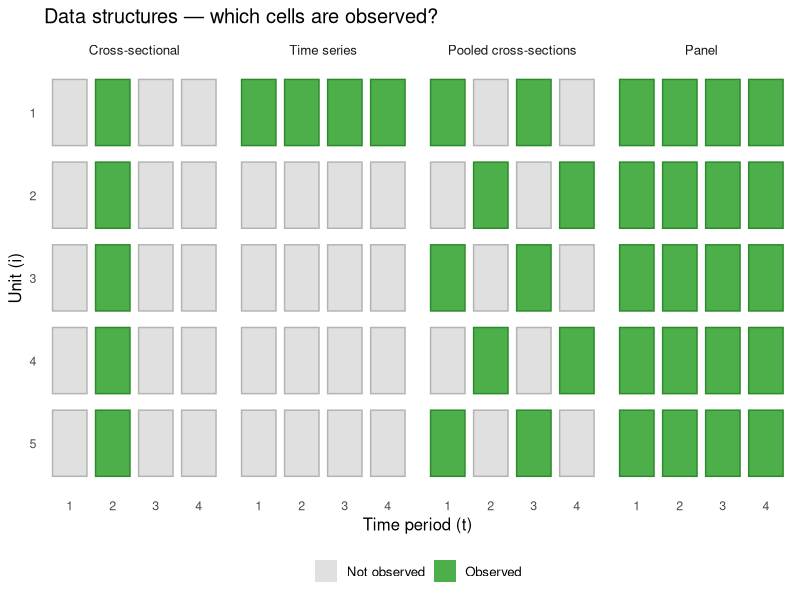
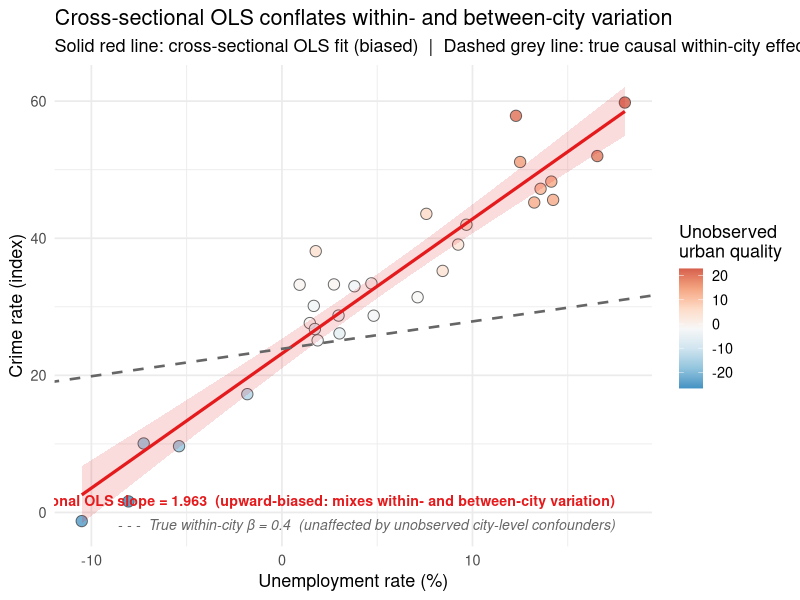
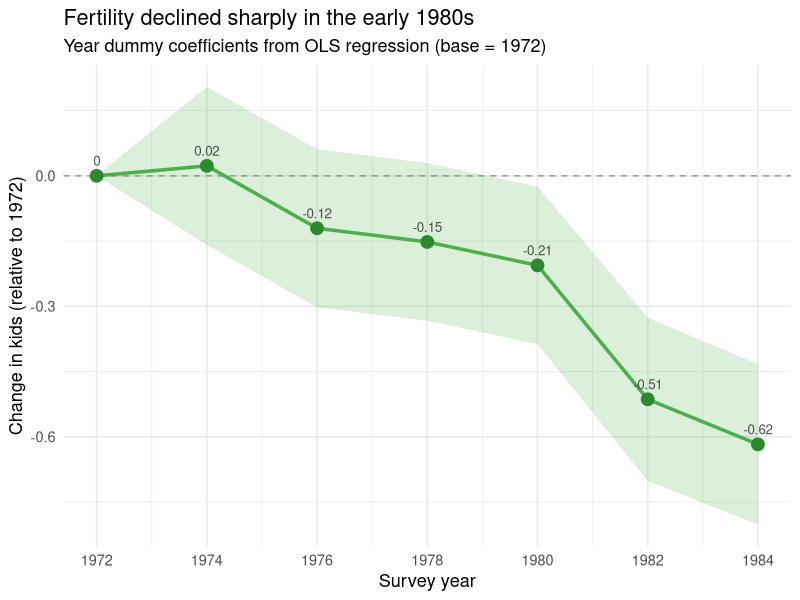
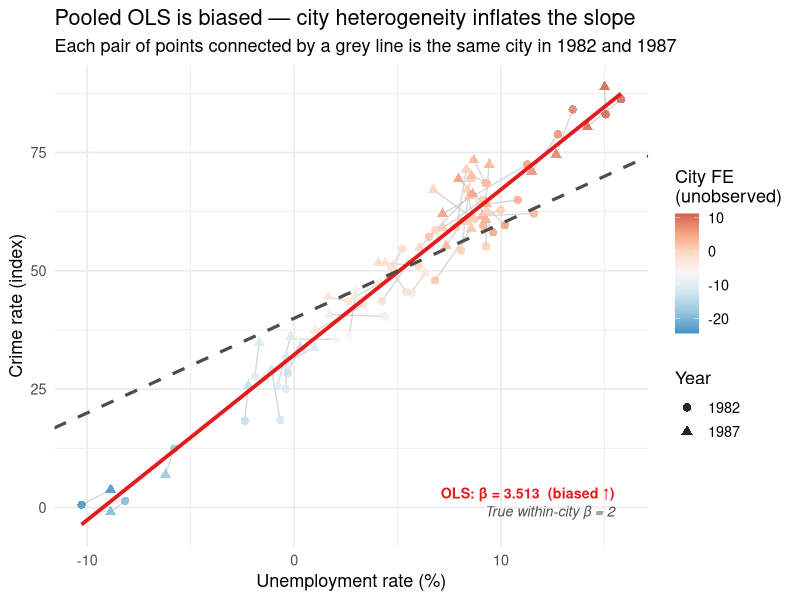
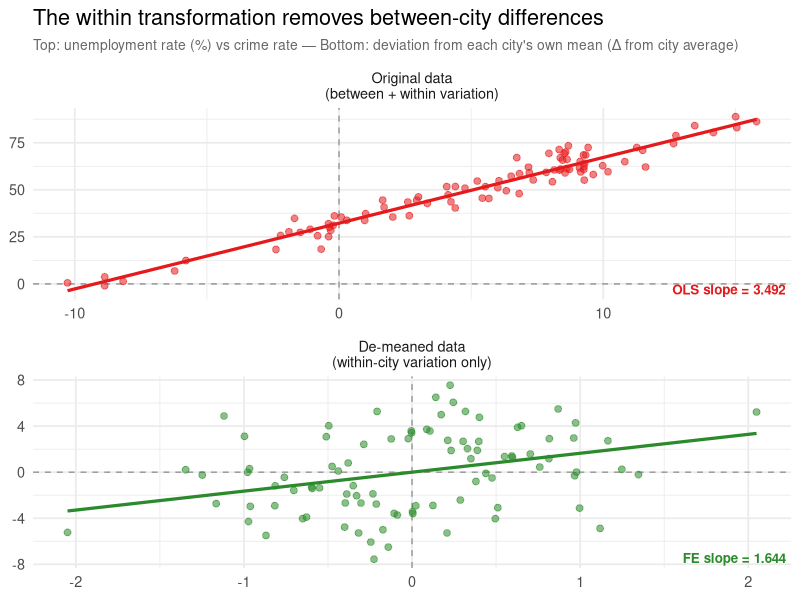
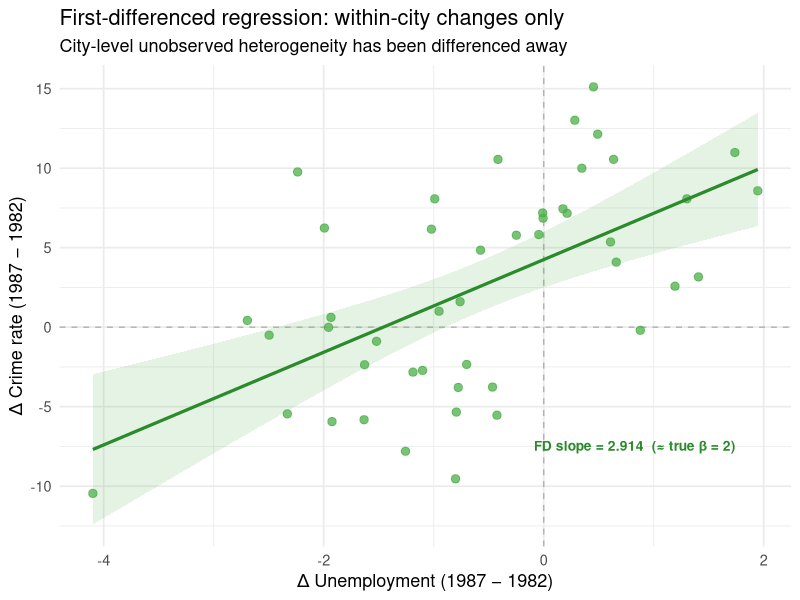

These figures' R source, in order:
## ---- chunk 1
#| code-fold: true
#| code-summary: "Load packages"
library(tidyverse)
library(plm)
library(knitr)
library(RColorBrewer)
library(broom)
library(lmtest)
library(sandwich)

pal_main  <- brewer.pal(8, "Set2")
pal_rdbu  <- brewer.pal(11, "RdBu")
## ---- chunk 2
#| code-fold: true
#| code-summary: "Data structure comparison"

tibble(
  `Data type`        = c("Cross-sectional", "Time series",
                         "Pooled cross-sections", "Panel / longitudinal"),
  `Units ($N$)`      = c("Many", "One", "Many (different)", "Many (same)"),
  `Time periods ($T$)` = c("One", "Many", "Many", "Many"),
  `Same units tracked?` = c("—", "n/a", "No", "Yes"),
  `Controls unobserved heterogeneity?` = c("No", "No", "No", "Yes (FE/RE)")
) |>
  kable(align = "lcccc",
        caption = "Table 1 — Taxonomy of common data structures in quantitative social science")
## ---- chunk 3
#| code-fold: true
#| code-summary: "Visual comparison of data structures"
#| fig-cap: "Figure 1 — Four data structures: each row is a unit, each column a time period. Filled squares = observed; open squares = not observed or different units."
#| fig-height: 4.5

# Grid visualisation: rows = units (i), columns = time periods (t)
expand_grid(type = factor(c("Cross-sectional", "Time series",
                             "Pooled cross-sections", "Panel"),
                           levels = c("Cross-sectional", "Time series",
                                      "Pooled cross-sections", "Panel")),
            i = 1:5, t = 1:4) |>
  mutate(
    observed = case_when(
      type == "Cross-sectional"    & t == 2              ~ TRUE,
      type == "Time series"        & i == 1              ~ TRUE,
      type == "Pooled cross-sections"                     ~ (i + t) %% 2 == 0,
      type == "Panel"                                     ~ TRUE,
      TRUE ~ FALSE
    ),
    same_unit = case_when(
      type == "Pooled cross-sections" ~ "Different units each wave",
      type == "Panel"                 ~ "Same units across waves",
      TRUE ~ NA_character_
    )
  ) |>
  ggplot(aes(x = factor(t), y = factor(i, levels = 5:1),
             fill = observed, colour = observed)) +
  geom_tile(linewidth = 0.5, width = 0.8, height = 0.8) +
  scale_fill_manual(values  = c("TRUE" = "#4DAF4A", "FALSE" = "grey88"),
                    labels  = c("TRUE" = "Observed", "FALSE" = "Not observed"),
                    name    = NULL) +
  scale_colour_manual(values = c("TRUE" = "#2b8a2b", "FALSE" = "grey70"),
                      guide  = "none") +
  facet_wrap(~ type, ncol = 4) +
  labs(x = "Time period (t)", y = "Unit (i)",
       title = "Data structures — which cells are observed?") +
  theme_minimal(base_size = 12) +
  theme(legend.position = "bottom",
        panel.grid = element_blank(),
        axis.text = element_text(size = 9))
## ---- chunk 4
#| code-fold: true
#| code-summary: "What panel data looks like in R"

# Simulate a small balanced panel: 4 countries × 5 years
set.seed(1)
panel_demo <- expand_grid(
  country = c("UK", "France", "Germany", "Spain"),
  year    = 2018:2022
) |>
  mutate(
    gdp_growth = round(rnorm(n(), mean = 1.8, sd = 1.2), 2),
    unemployment = round(runif(n(), 4, 12), 1)
  )

kable(panel_demo,
      col.names = c("Country (i)", "Year (t)", "GDP growth (%)", "Unemployment (%)"),
      align = "cccc",
      caption = "Table 2 — A balanced panel: 4 countries × 5 years = 20 observations")
## ---- chunk 5
#| code-fold: true
#| code-summary: "Balanced vs unbalanced panel"

# Introduce missingness to make it unbalanced
panel_unbal <- panel_demo |>
  filter(!(country == "Spain"  & year %in% c(2021, 2022)),
         !(country == "France" & year == 2018))

obs_count <- panel_unbal |>
  count(country, name = "Observations")

kable(obs_count,
      col.names = c("Country", "Observations (of 5 possible)"),
      align = "lc",
      caption = "Table 3 — Unbalanced panel: not every unit observed at every wave")
## ---- chunk 6
#| code-fold: true
#| code-summary: "Simulate omitted variable bias in cross-section"
#| fig-cap: "Figure 2 — Cross-sectional OLS is upward-biased when unobserved quality is positively correlated with the predictor. The true within-unit relationship (dashed) is much flatter."
#| fig-height: 4.5

set.seed(42)
true_beta   <- 0.4     # true effect of unemployment on crime
n_cities    <- 30
n_periods   <- 1       # cross-section only for now

# City-level unobserved factors (urban density, historical disadvantage, etc.)
# Positively correlated with unemployment
city_quality <- rnorm(n_cities, 0, 10)
unem_cs      <- 5 + 0.6 * city_quality + rnorm(n_cities, 0, 2)  # endogenous!
crime_cs     <- 30 + city_quality + true_beta * unem_cs + rnorm(n_cities, 0, 3)

df_ovb <- tibble(city = 1:n_cities, unem = unem_cs, crime = crime_cs,
                 quality = city_quality)

ols_cs  <- lm(crime ~ unem, data = df_ovb)
beta_cs <- round(coef(ols_cs)["unem"], 3)

ggplot(df_ovb, aes(x = unem, y = crime)) +
  geom_point(aes(fill = quality), shape = 21, size = 3.5, alpha = 0.85,
             colour = "grey30") +
  geom_smooth(method = "lm", se = TRUE, colour = "#E41A1C",
              fill = "#E41A1C", alpha = 0.15, linewidth = 1.1) +
  geom_abline(intercept = coef(ols_cs)[1] + mean(city_quality),
              slope = true_beta,
              linetype = "dashed", colour = "grey40", linewidth = 0.9) +
  scale_fill_gradientn(colours = rev(pal_rdbu[3:9]),
                       name = "Unobserved\nurban quality") +
  annotate("text", x = max(unem_cs) - 0.5, y = min(crime_cs) + 3,
           label = paste0("\u2014  Cross-sectional OLS slope = ", beta_cs,
                          "  (upward-biased: mixes within- and between-city variation)"),
           colour = "#E41A1C", fontface = "bold", size = 3.6, hjust = 1) +
  annotate("text", x = max(unem_cs) - 0.5, y = min(crime_cs) - 0.5,
           label = paste0("- - -  True within-city \u03b2 = ", true_beta,
                          "  (unaffected by unobserved city-level confounders)"),
           colour = "grey40", fontface = "italic", size = 3.6, hjust = 1) +
  labs(x = "Unemployment rate (%)", y = "Crime rate (index)",
       title = "Cross-sectional OLS conflates within- and between-city variation",
       subtitle = "Solid red line: cross-sectional OLS fit (biased)  |  Dashed grey line: true causal within-city effect") +
  theme_minimal(base_size = 13)
## ---- chunk 7
#| code-fold: true
#| code-summary: "Simulate FERTIL1-like data"

set.seed(2024)

# ~1,100 women, surveyed in even years 1972-1984 (pooled cross-section)
n_total <- 1100
years_f <- c(1972, 1974, 1976, 1978, 1980, 1982, 1984)

# Year-specific baseline fertility (declining sharply post-1980)
year_effect <- c(0, -0.03, -0.07, -0.10, -0.18, -0.52, -0.54)
names(year_effect) <- as.character(years_f)

df_fertil <- tibble(
  id   = 1:n_total,
  year = sample(years_f, n_total, replace = TRUE),
  educ = round(pmax(0, pmin(20, rnorm(n_total, 12.5, 2.5)))),
  age  = round(runif(n_total, 35, 55)),
  black = rbinom(n_total, 1, 0.12),
  east  = rbinom(n_total, 1, 0.2),
  west  = rbinom(n_total, 1, 0.2)
) |>
  mutate(
    yr_eff = year_effect[as.character(year)],
    # True DGP: kids = f(educ, age, time trend) + noise
    kids_raw = 3.5 - 0.13 * educ +
               0.18 * (age - 35) - 0.004 * (age - 35)^2 +
               0.3 * black + yr_eff +
               rnorm(n_total, 0, 0.8),
    kids = pmax(0, round(kids_raw))
  )

# Add year dummies and run regression
df_fertil <- df_fertil |>
  mutate(year_f = factor(year, levels = sort(unique(year))))

mod_fertil <- lm(kids ~ year_f + educ + age + I(age^2) + black + east + west,
                 data = df_fertil)
## ---- chunk 8
#| code-fold: true
#| code-summary: "Extract and plot year-dummy coefficients"
#| fig-cap: "Figure 3 — Year dummy coefficients: net change in completed fertility relative to 1972, after controlling for education, age, and demographics."
#| fig-height: 4

coef_df <- broom::tidy(mod_fertil, conf.int = TRUE) |>
  filter(str_starts(term, "year_f")) |>
  mutate(year = as.integer(str_remove(term, "year_f")))

# Add 1972 reference (0 by construction)
coef_df <- bind_rows(
  tibble(year = 1972, estimate = 0, conf.low = 0, conf.high = 0),
  coef_df
)

ggplot(coef_df, aes(x = year, y = estimate)) +
  geom_hline(yintercept = 0, linetype = "dashed", colour = "grey60") +
  geom_ribbon(aes(ymin = conf.low, ymax = conf.high),
              fill = "#4DAF4A", alpha = 0.2) +
  geom_line(colour = "#4DAF4A", linewidth = 1.2) +
  geom_point(size = 4, colour = "#2b8a2b") +
  geom_text(aes(label = round(estimate, 2)),
            vjust = -1, size = 3.4, colour = "grey30") +
  scale_x_continuous(breaks = years_f) +
  labs(x = "Survey year", y = "Change in kids (relative to 1972)",
       title = "Fertility declined sharply in the early 1980s",
       subtitle = "Year dummy coefficients from OLS regression (base = 1972)") +
  theme_minimal(base_size = 13)
## ---- chunk 9
#| code-fold: true
#| code-summary: "Interpretation table"

broom::tidy(mod_fertil) |>
  filter(term %in% c("educ", "age", "I(age^2)", "black",
                     "year_f1982", "year_f1984")) |>
  mutate(term = recode(term,
    educ = "Education (years)", age = "Age", `I(age^2)` = "Age²",
    black = "Black (=1)", year_f1982 = "Year = 1982", year_f1984 = "Year = 1984")) |>
  select(Term = term, `β̂` = estimate, SE = std.error, `p-value` = p.value) |>
  mutate(across(where(is.numeric), \(x) round(x, 4))) |>
  kable(align = "lccc",
        caption = "Table 4 — Selected coefficients from fertility regression")
## ---- chunk 10
#| code-fold: true
#| code-summary: "Simulate CRIME2-like two-period panel (46 US cities)"

set.seed(99)
true_beta_crime <- 2.0   # true within-city effect of unemployment on crime
n_cities_c      <- 46

# Unobserved city quality (structural disadvantage) — positively
# correlated with unemployment AND crime
city_fe <- rnorm(n_cities_c, 0, 8)

# Labour input matrix: period 1 (1982) and period 2 (1987)
unem_82 <- 7 + 0.7 * city_fe + rnorm(n_cities_c, 0, 1.5)
unem_87 <- unem_82 + rnorm(n_cities_c, -0.5, 1.2)   # slight drop by 1987

# Crime rate: driven by city FE + unemployment + noise
crime_82 <- 40 + city_fe + true_beta_crime * unem_82 + rnorm(n_cities_c, 0, 4)
crime_87 <- 40 + city_fe + true_beta_crime * unem_87 +
            5 +  # national crime rise 1982-1987 (d87 = 1)
            rnorm(n_cities_c, 0, 4)

df_crime <- tibble(
  city  = rep(1:n_cities_c, 2),
  year  = rep(c(1982, 1987), each = n_cities_c),
  d87   = rep(c(0, 1), each = n_cities_c),
  unem  = c(unem_82, unem_87),
  crime = c(crime_82, crime_87),
  city_fe = rep(city_fe, 2)
)
## ---- chunk 11
#| code-fold: true
#| code-summary: "Run pooled OLS and display results"

mod_pooled <- lm(crime ~ d87 + unem, data = df_crime)
beta_pool  <- round(coef(mod_pooled)["unem"], 3)

tibble(
  Estimator    = "Pooled OLS",
  `β̂ (unem)`  = beta_pool,
  `True β`     = true_beta_crime,
  Bias         = round(beta_pool - true_beta_crime, 3),
  Note         = "Between + within variation (contaminated by aᵢ)"
) |>
  kable(align = "lcccc",
        caption = "Table 5 — Pooled OLS: biased because city heterogeneity is omitted")
## ---- chunk 12
#| code-fold: true
#| code-summary: "Visualise pooled OLS bias"
#| fig-cap: "Figure 4 — Pooled OLS conflates cross-city differences (driven by unobserved city quality) with within-city changes. The true within-city slope (dashed) is much flatter."
#| fig-height: 5

df_crime_means <- df_crime |>
  group_by(city) |>
  mutate(mean_unem = mean(unem), mean_crime = mean(crime)) |>
  ungroup()

ggplot(df_crime_means, aes(x = unem, y = crime)) +
  # Connect two observations of the same city with thin grey lines
  geom_line(aes(group = city), colour = "grey75", linewidth = 0.5, alpha = 0.6) +
  # Year points
  geom_point(aes(shape = factor(year), colour = city_fe),
             size = 2.5, alpha = 0.85) +
  # Pooled OLS
  geom_smooth(method = "lm", se = FALSE, colour = "#E41A1C",
              linewidth = 1.3, linetype = "solid") +
  # True within-city slope through grand mean
  geom_abline(
    intercept = mean(df_crime$crime) - true_beta_crime * mean(df_crime$unem),
    slope = true_beta_crime,
    colour = "grey30", linewidth = 1.1, linetype = "dashed"
  ) +
  scale_colour_gradientn(colours = rev(pal_rdbu[3:9]),
                         name = "City FE\n(unobserved)") +
  scale_shape_manual(values = c("1982" = 16, "1987" = 17), name = "Year") +
  annotate("text", x = max(df_crime$unem) - 0.3,
           y = min(df_crime$crime) + 4,
           label = paste0("OLS: β̂ = ", beta_pool, "  (biased ↑)"),
           colour = "#E41A1C", fontface = "bold", size = 3.6, hjust = 1) +
  annotate("text", x = max(df_crime$unem) - 0.3,
           y = min(df_crime$crime) + 0.2,
           label = paste0("True within-city β = ", true_beta_crime),
           colour = "grey30", fontface = "italic", size = 3.6, hjust = 1) +
  labs(x = "Unemployment rate (%)", y = "Crime rate (index)",
       title = "Pooled OLS is biased — city heterogeneity inflates the slope",
       subtitle = "Each pair of points connected by a grey line is the same city in 1982 and 1987") +
  theme_minimal(base_size = 13)
## ---- chunk 13
#| code-fold: true
#| code-summary: "Demonstrate the within (de-meaning) transformation on crime data"

# Show the demeaning step-by-step for first 5 cities
df_demean_demo <- df_crime |>
  group_by(city) |>
  mutate(
    unem_mean  = mean(unem),
    crime_mean = mean(crime),
    unem_dm    = unem  - unem_mean,
    crime_dm   = crime - crime_mean
  ) |>
  ungroup()

# Display a few rows
df_demean_demo |>
  filter(city <= 4) |>
  select(city, year, unem, unem_mean, unem_dm, crime, crime_mean, crime_dm) |>
  mutate(across(where(is.numeric), \(x) round(x, 2))) |>
  kable(col.names = c("City", "Year", "Unem", "Ū_i", "Unem − Ū_i",
                      "Crime", "C̄_i", "Crime − C̄_i"),
        align = "cccccccc",
        caption = "Table 6 — De-meaning: each observation expressed as deviation from its city mean")
## ---- chunk 14
#| code-fold: true
#| code-summary: "Plot original vs de-meaned data"
#| fig-cap: "Figure 5 — The within transformation. **Top panel:** raw data in which each point is one city-year observation. The OLS regression line (red) conflates differences *between* cities (e.g. high-crime cities may always have high unemployment) with changes *within* cities over time. **Bottom panel:** after de-meaning, each point shows how far that city-year deviates from its own time-average — the origin (0, 0) represents a city's average unemployment and average crime rate. The FE regression line (green) passes through the origin by construction and is estimated purely from within-city year-on-year changes, with all time-constant city characteristics removed."
#| fig-height: 7

mod_fe_dm  <- lm(crime_dm ~ unem_dm, data = df_demean_demo)
beta_fe_dm <- round(coef(mod_fe_dm)["unem_dm"], 3)

# Build a label data frame for the FE slope annotation (bottom panel only)
label_df <- data.frame(
  x     = Inf,
  y     = -Inf,
  label = paste0("FE slope = ", beta_fe_dm),
  panel = factor(
    "De-meaned data\n(within-city variation only)",
    levels = c("Original data\n(between + within variation)",
               "De-meaned data\n(within-city variation only)")
  )
)

# Build a label data frame for the OLS slope annotation (top panel only)
mod_ols    <- lm(crime ~ unem, data = df_crime)
beta_ols   <- round(coef(mod_ols)["unem"], 3)
label_ols_df <- data.frame(
  x     = Inf,
  y     = -Inf,
  label = paste0("OLS slope = ", beta_ols),
  panel = factor(
    "Original data\n(between + within variation)",
    levels = c("Original data\n(between + within variation)",
               "De-meaned data\n(within-city variation only)")
  )
)

# Combine original and de-meaned data into one long frame for faceting
df_plot_combined <- bind_rows(
  df_crime |>
    transmute(x = unem, y = crime,
              panel = "Original data\n(between + within variation)"),
  df_demean_demo |>
    transmute(x = unem_dm, y = crime_dm,
              panel = "De-meaned data\n(within-city variation only)")
) |>
  mutate(panel = factor(panel,
                        levels = c("Original data\n(between + within variation)",
                                   "De-meaned data\n(within-city variation only)")))

ggplot(df_plot_combined, aes(x = x, y = y)) +
  # Reference lines at zero for the de-meaned panel:
  # x = 0 means "unemployment is at this city's average"; y = 0 means "crime is at this city's average"
  geom_hline(data = \(d) filter(d, str_detect(panel, "De-meaned")),
             yintercept = 0, colour = "grey60", linetype = "dashed", linewidth = 0.5) +
  geom_vline(data = \(d) filter(d, str_detect(panel, "De-meaned")),
             xintercept = 0, colour = "grey60", linetype = "dashed", linewidth = 0.5) +
  geom_point(aes(colour = panel), alpha = 0.55, size = 2) +
  # Regression line: pooled OLS on raw data (top) vs FE / within estimator on de-meaned data (bottom)
  geom_smooth(method = "lm", se = FALSE,
              aes(colour = panel), linewidth = 1.1) +
  scale_colour_manual(values = c(
    "Original data\n(between + within variation)"  = "#E41A1C",
    "De-meaned data\n(within-city variation only)" = "#2b8a2b"
  ), guide = "none") +
  # Annotate slopes in the corner of each panel
  geom_text(data = label_ols_df, aes(x = x, y = y, label = label),
            colour = "#E41A1C", fontface = "bold", size = 3.4,
            hjust = 1.05, vjust = -0.5, inherit.aes = FALSE) +
  geom_text(data = label_df, aes(x = x, y = y, label = label),
            colour = "#2b8a2b", fontface = "bold", size = 3.4,
            hjust = 1.05, vjust = -0.5, inherit.aes = FALSE) +
  facet_wrap(~ panel, ncol = 1, scales = "free") +
  labs(
    x     = NULL,
    y     = NULL,
    title = "The within transformation removes between-city differences",
    # Shared axis hint placed via subtitle; actual labels set per-panel below
    subtitle = "Top: unemployment rate (%) vs crime rate — Bottom: deviation from each city's own mean (Δ from city average)"
  ) +
  theme_minimal(base_size = 13) +
  theme(plot.subtitle = element_text(size = 10, colour = "grey40"))
## ---- chunk 15
#| code-fold: true
#| code-summary: "Implement first differencing on crime panel"

# Reshape to wide, compute differences
df_fd <- df_crime |>
  select(city, year, unem, crime) |>
  pivot_wider(names_from = year, values_from = c(unem, crime)) |>
  mutate(
    delta_unem  = unem_1987  - unem_1982,
    delta_crime = crime_1987 - crime_1982
  )

mod_fd     <- lm(delta_crime ~ delta_unem, data = df_fd)
beta_fd    <- round(coef(mod_fd)["delta_unem"], 3)

# Within (FE) via plm for comparison
pdata_c    <- pdata.frame(df_crime, index = c("city", "year"))
mod_fe_plm <- plm(crime ~ unem + d87, data = pdata_c, model = "within")
beta_fe_c  <- round(coef(mod_fe_plm)["unem"], 3)

tibble(
  Estimator = c("Pooled OLS", "First Difference", "Fixed Effects (within)"),
  `β̂ (unem)` = c(beta_pool, beta_fd, beta_fe_c),
  `True β`   = true_beta_crime,
  Bias       = round(c(beta_pool, beta_fd, beta_fe_c) - true_beta_crime, 3),
  Equivalence = c("—",
                  "= FE for T = 2",
                  "= FD for T = 2")
) |>
  kable(align = "lcccc",
        caption = "Table 7 — First Difference and FE are numerically identical when T = 2")
## ---- chunk 16
#| code-fold: true
#| code-summary: "Plot first-differenced data"
#| fig-cap: "Figure 6 — First-differenced regression: changes in unemployment predict changes in crime. Comparing cities to themselves eliminates all time-constant confounders."
#| fig-height: 4

ggplot(df_fd, aes(x = delta_unem, y = delta_crime)) +
  geom_hline(yintercept = 0, colour = "grey70", linetype = "dashed") +
  geom_vline(xintercept = 0, colour = "grey70", linetype = "dashed") +
  geom_point(colour = "#4DAF4A", alpha = 0.75, size = 2.5) +
  geom_smooth(method = "lm", se = TRUE, colour = "#2b8a2b",
              fill = "#4DAF4A", alpha = 0.15, linewidth = 1.1) +
  annotate("text", x = max(df_fd$delta_unem) - 0.2,
           y = min(df_fd$delta_crime) + 3,
           label = paste0("FD slope = ", beta_fd,
                          "  (≈ true β = ", true_beta_crime, ")"),
           colour = "#2b8a2b", fontface = "bold", size = 3.5, hjust = 1) +
  labs(x = "Δ Unemployment (1987 − 1982)", y = "Δ Crime rate (1987 − 1982)",
       title = "First-differenced regression: within-city changes only",
       subtitle = "City-level unobserved heterogeneity has been differenced away") +
  theme_minimal(base_size = 13)
## ---- chunk 17
#| code-fold: true
#| code-summary: "LSDV approach with lm()"

# LSDV — correct but generates N-1 city dummies
mod_lsdv <- lm(crime ~ d87 + unem + factor(city), data = df_crime)
beta_lsdv <- round(coef(mod_lsdv)["unem"], 3)
cat("LSDV estimate (lm):", beta_lsdv, "\n")
## ---- chunk 18
#| code-fold: true
#| code-summary: "Within estimator with plm()"

# Declare panel structure
pdata_fe   <- pdata.frame(df_crime, index = c("city", "year"))

# Within (FE) estimator
mod_fe_plm2  <- plm(crime ~ unem + d87, data = pdata_fe, model = "within")
beta_plm     <- round(coef(mod_fe_plm2)["unem"], 3)
cat("plm (within) estimate:", beta_plm, "\n")
cat("True beta:            ", true_beta_crime, "\n")
## ---- chunk 19
#| code-fold: true
#| code-summary: "Full comparison table: OLS, LSDV, plm, FD"

tibble(
  Estimator    = c("Pooled OLS", "LSDV (lm)", "Within (plm)", "First Difference"),
  `β̂ (unem)`  = c(beta_pool, beta_lsdv, beta_plm, beta_fd),
  `True β`     = true_beta_crime,
  Bias         = round(c(beta_pool, beta_lsdv, beta_plm, beta_fd) -
                         true_beta_crime, 3),
  `Approach`   = c("No FE", "N−1 dummies", "Within transform", "Δ regression")
) |>
  kable(align = "lcccc",
        caption = "Table 8 — All four estimators on the crime panel: LSDV and plm(within) are identical")
## ---- chunk 20
#| code-fold: true
#| code-summary: "plm summary with cluster-robust standard errors"

coeftest(mod_fe_plm2, vcov = vcovHC(mod_fe_plm2, cluster = "group"))
## ---- chunk 21
#| code-fold: true
#| code-summary: "Summary of FE limitations"

tibble(
  Limitation              = c("Loss of between variation",
                               "Time-varying confounders",
                               "Serial correlation",
                               "Attrition"),
  `When it matters most`  = c("Slowly-changing predictors (educ, institutions)",
                               "Policy changes mid-panel; structural shocks",
                               "Long panels (T ≫ 2); persistent processes",
                               "Voluntary surveys; firm/patient panels"),
  `Practical remedy`      = c("RE or hybrid model; report within-variance ratio",
                               "Include time × covariate interactions; DiD design",
                               "Cluster SEs at unit level (default in feols)",
                               "Test for non-random attrition; IPW correction")
) |>
  kable(align = "lll",
        caption = "Table 9 — FE limitations and practical responses")
